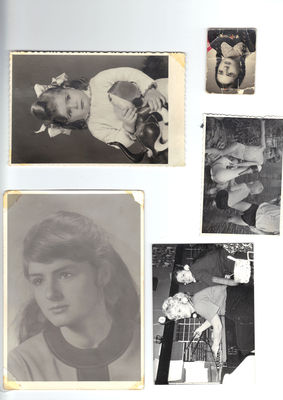
//> input picture small1.jpg, 283 x 400 px
$ ./squares ../small1.jpg   (built with g++ and OpenCV 4)
//> lines starting //> are read from the running program, lines starting //| are printed output that depends on the picture; after the words box and inside, x2 and y2 are one past the last pixel; in counts of white or black regions, pixels touching at a corner belong together
// The "Square Detector" program.
// It loads several images sequentially and tries to find squares in
// each image

#include "opencv2/core/core.hpp"
#include "opencv2/imgproc/imgproc.hpp"
#include "opencv2/highgui/highgui.hpp"

#include <iostream>
#include <math.h>
#include <string.h>

using namespace cv;
using namespace std;

void help()
{
	cout <<
	"\nA program using pyramid scaling, Canny, contours, contour simpification and\n"
	"memory storage (it's got it all folks) to find\n"
	"squares in a list of images pic1-6.png\n"
	"Returns sequence of squares detected on the image.\n"
	"the sequence is stored in the specified memory storage\n"
	"Call:\n"
	"./squares\n"
    "Using OpenCV version %s\n" << CV_VERSION << "\n" << endl;
}


int thresh = 50, N = 11;
const char* wndname = "Square Detection Demo";

// helper function:
// finds a cosine of angle between vectors
// from pt0->pt1 and from pt0->pt2
double angle( Point pt1, Point pt2, Point pt0 )
{
    double dx1 = pt1.x - pt0.x;
    double dy1 = pt1.y - pt0.y;
    double dx2 = pt2.x - pt0.x;
    double dy2 = pt2.y - pt0.y;
    return (dx1*dx2 + dy1*dy2)/sqrt((dx1*dx1 + dy1*dy1)*(dx2*dx2 + dy2*dy2) + 1e-10);
}

// returns sequence of squares detected on the image.
// the sequence is stored in the specified memory storage
void findSquares( const Mat& image, vector<vector<Point> >& squares )
{
    squares.clear();

    Mat pyr, timg, gray0(image.size(), CV_8U), gray;

    // down-scale and upscale the image to filter out the noise
    pyrDown(image, pyr, Size(image.cols/2, image.rows/2));
    pyrUp(pyr, timg, image.size());
    vector<vector<Point> > contours;

    // find squares in every color plane of the image
    for( int c = 0; c < 3; c++ )
    {
        int ch[] = {c, 0};
        mixChannels(&timg, 1, &gray0, 1, ch, 1);

        // try several threshold levels
        for( int l = 0; l < N; l++ )
        {
            // hack: use Canny instead of zero threshold level.
            // Canny helps to catch squares with gradient shading
            if( l == 0 )
            {
                // apply Canny. Take the upper threshold from slider
                // and set the lower to 0 (which forces edges merging)
                Canny(gray0, gray, 0, thresh, 5);
                // dilate canny output to remove potential
                // holes between edge segments
                dilate(gray, gray, Mat(), Point(-1,-1));
            }
            else
            {
                // apply threshold if l!=0:
                //     tgray(x,y) = gray(x,y) < (l+1)*255/N ? 255 : 0
                gray = gray0 >= (l+1)*255/N;
            }

            // find contours and store them all as a list
            findContours(gray, contours, CV_RETR_LIST, CV_CHAIN_APPROX_SIMPLE);

            vector<Point> approx;

            // test each contour
            for( size_t i = 0; i < contours.size(); i++ )
            {
                // approximate contour with accuracy proportional
                // to the contour perimeter
                approxPolyDP(Mat(contours[i]), approx, arcLength(Mat(contours[i]), true)*0.02, true);

                // square contours should have 4 vertices after approximation
                // relatively large area (to filter out noisy contours)
                // and be convex.
                // Note: absolute value of an area is used because
                // area may be positive or negative - in accordance with the
                // contour orientation
                if( approx.size() == 4 &&
                    fabs(contourArea(Mat(approx))) > 1000 &&
                    isContourConvex(Mat(approx)) )
                {
                    double maxCosine = 0;

                    for( int j = 2; j < 5; j++ )
                    {
                        // find the maximum cosine of the angle between joint edges
                        double cosine = fabs(angle(approx[j%4], approx[j-2], approx[j-1]));
                        maxCosine = MAX(maxCosine, cosine);
                    }

                    // if cosines of all angles are small
                    // (all angles are ~90 degree) then write quandrange
                    // vertices to resultant sequence
                    if( maxCosine < 0.3 )
                        squares.push_back(approx);
                }
            }
        }
    }
}


// the function draws all the squares in the image
void drawSquares( Mat& image, const vector<vector<Point> >& squares )
{
    for( size_t i = 0; i < squares.size(); i++ )
    {
        const Point* p = &squares[i][0];
        int n = (int)squares[i].size();
        polylines(image, &p, &n, 1, true, Scalar(0,255,0), 3, CV_AA);
    }

    imshow(wndname, image);
}


int main(int argc, char** argv)
{
    //static const char* names[] = { "pic1.png", "pic2.png", "pic3.png",
        //"pic4.png", "pic5.png", "pic6.png", 0 };
    help();
    namedWindow( wndname, 1 );
    vector<vector<Point> > squares;

    for( int i = 1; i < argc; i++ ) {
        Mat image = imread(argv[i], 1);
//> image is the input picture: 400 rows x 283 cols, CV_8UC3; mean B, G, R 167.9, 171.8, 174.4
        if( image.empty() )
        {
            cout << "Couldn't load " << argv[i] << endl;
            continue;
        }

        findSquares(image, squares);
//> in findSquares, `pyrDown(image, pyr, Size(image.cols/2, image.rows/2));`:
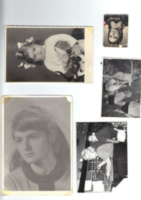
//> pyr: 200 rows x 141 cols, CV_8UC3; mean B, G, R 167.6, 171.5, 174.1
//> in findSquares, `pyrUp(pyr, timg, image.size());`:
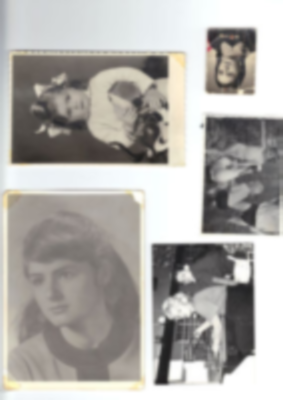
//> timg: 400 rows x 283 cols, CV_8UC3; mean B, G, R 167.9, 171.8, 174.4
//> the loop in findSquares, `for( int c = 0; c < 3; c++ )` made 3 passes
//> pass 1, in findSquares, `mixChannels(&timg, 1, &gray0, 1, ch, 1);`:
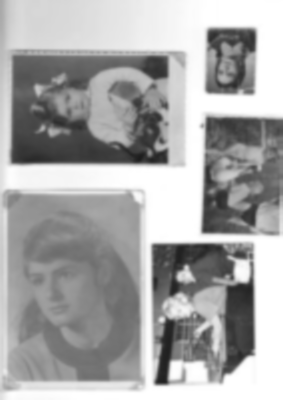
//> gray0: 400 rows x 283 cols, CV_8UC1; min 29, max 255, mean 167.9
//> pass 2, in findSquares, `mixChannels(&timg, 1, &gray0, 1, ch, 1);`:
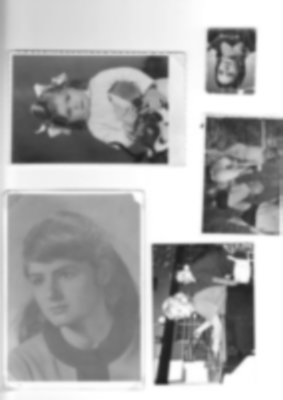
//> gray0: 400 rows x 283 cols, CV_8UC1; min 30, max 255, mean 171.8
//> after the loop in findSquares, `for( int c = 0; c < 3; c++ )`:
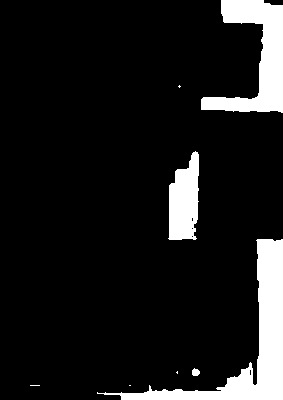
//> gray: 400 rows x 283 cols, CV_8UC1; 10.7% white; 8 white regions (4 under 20 px)
//> after the loop in findSquares, `for( int c = 0; c < 3; c++ )`: contours = 12 contours, 8 with area under 20; largest, box (x1, y1, x2, y2) and area: (97, 239, 283, 400) 5487, (201, 0, 283, 113) 3895, (168, 151, 199, 240) 1956, (192, 368, 200, 376) 38; squares = 25 contours; largest, box (x1, y1, x2, y2) and area: (0, 0, 283, 400) 112518, (0, 0, 283, 400) 112518, (0, 0, 283, 400) 112518, (0, 0, 283, 400) 112518, (0, 0, 283, 400) 112518
        drawSquares(image, squares);
//> the loop in drawSquares, `for( size_t i = 0; i < squares.size(); i++ )` made 25 passes
//> after the loop in drawSquares, `for( size_t i = 0; i < squares.size(); i++ )`:
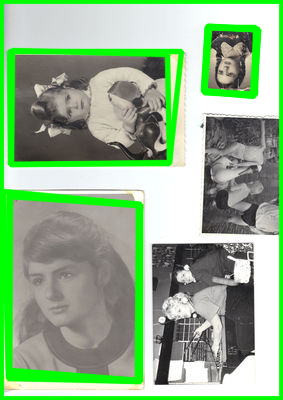
//> image: 400 rows x 283 cols, CV_8UC3; 16.25% of pixels changed, all inside (x1, y1, x2, y2) = (0, 0, 283, 400)

        int c = waitKey();
//> the space key is pressed
        if( (char)c == 27 )
            break;
    }

    return 0;
}
